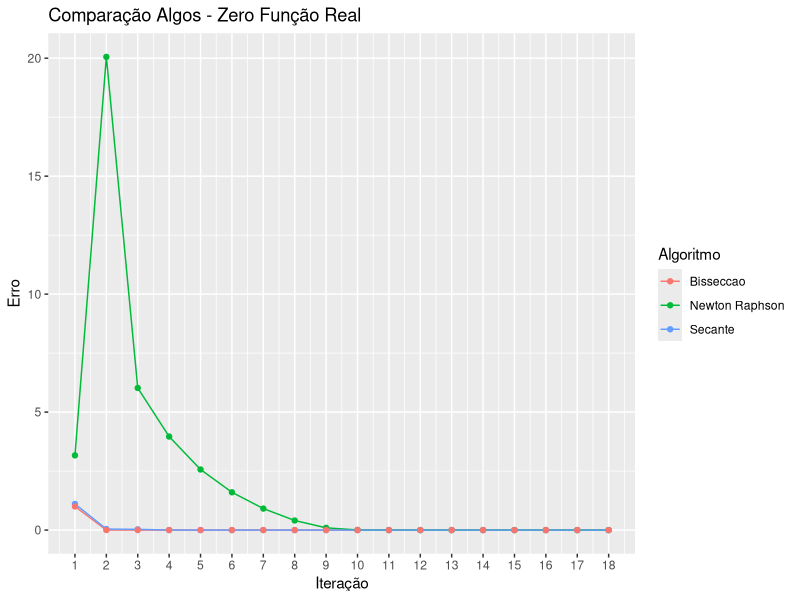

This figure's R source:
#============================================================================
# CALCULO NUMERICO
# RAIZES DE NúMEROS REAIS
# - METODO DA BISSECAO
#
# Versão 1.00 (2019) - 16.08.2019
# Autor: Prof. Giovanni Leopoldo Rozza (2019)
# Os algorítmos aqui implementados estão descritos no capítulo 2 do livro:
# 
#   RUGGIERO, Márcia A. Gomes; LOPES, Vera Lúcia da Rocha. 
#   Cálculo numérico: aspectos teóricos e computacionais. Makron Books do Brasil, 1997.
#
#============================================================================

# chama a bibliteca ggplot2 (gráfico) [tem que instalar o package antes]
library(ggplot2)

# diretorio de trabalho
setwd("G:/AULAS_ATUAL/Bagozzi/R_SOURCE/CALCULO_NUMERICO/CAP2_ZEROS_NR_REAIS")

# loga console em arquivo
sink("logconsole.txt", type = "output", append = FALSE, split = TRUE)

# define a funcao que se deseja obter o valor de f(x)
funcao_de_X <- function(dValorX) {
  dValor_fx <-   dValorX^3 - 9*dValorX + 3
  return(dValor_fx)
}

# define a funcao que se deseja-se obter o valor da derivada de f(x)
funcao_Derivada_de_X <- function(dValorX) {
  dValor_fx <-  3*dValorX^2 - 9 
  return(dValor_fx)
}


#============================================================================
# FUNCAO funcao_ZeroBissecao
#
# Parametros de Entradas
# dValorAk   --> valor inicial de a
# dValorAk   --> valor inicial de b
# dValorErro --> valor maximo de erro (para de iterar se sero < dValorErro & iIter=NULL)
# iIter=NULL  --> se não for null, ignora dValorErro e itera at? iIter
#
# # Parametros de Saída
# dataframe com o tipo de algo, erro, e ?ltimo valor de xk
#
#============================================================================
funcao_ZeroBissecao <- function(dValorAk,dValorBk,dValorErro,iIter=NULL)
{
  iTotalIteracoes <- 999
  
  if(!is.null(iIter))
  {
    iTotalIteracoes <- iIter
  }
  
  iConta<-1
  
  # dataframe com ak, bk, xk e f(xk)
  dfBissecao<- data.frame(    iCount<- integer(),
                              dAk  <-double(),
                              dBk  <-double(),
                              dXk  <-double(),
                              dfXk <-double()
  )
  
  dfAk<-  funcao_de_X(dValorAk) 
  dfBk<-  funcao_de_X(dValorBk) 
  dXk <-  0.5*(dValorAk + dValorBk)    
  dfXk<-   funcao_de_X(dXk) 
  
  # linha do dataframe a ser inserida
  dfB_temp<-data.frame( iConta,dValorAk,dValorBk,dXk,dfXk)
  # renomeia colunas do dataframe para o bind com dfBissecao
  names(dfB_temp)  <- c("iCount","dAk","dBk", "dXk","dfXk") 
  dfBissecao <- rbind( dfBissecao, dfB_temp)  # salva 1a iteracao no dataframe
  
  #imprime tabela
  print("|------------------------------------------------------------------------------------------------------------------------------------------|")
  print("|                                          ZERO DE FUNCAO REAL - MÉTODO DA BISSEÇAO                                                       |")
  print("|------------------------------------------------------------------------------------------------------------------------------------------|")
  
  linha<- sprintf("|             Intervalo [a,b] = [ % 12.8e, % 12.8e ]     Erro Máximo = [ % 12.8e ]                                 |",dValorAk,dValorBk,dValorErro)                                            
  print(linha)
  print("|------------------------------------------------------------------------------------------------------------------------------------------|")
  print("|         ak        |         bk        |     << xk >>      |      f(ak)        |      f(bk)       |       f(xk)       |        Erro       |")                         
  print("|------------------------------------------------------------------------------------------------------------------------------------------|")
  linha<- sprintf("| % 12.8e   | % 12.8e   | % 12.8e   | % 12.8e   | % 12.8e  | % 12.8e   | % 12.8e   |",dValorAk,dValorBk,dXk,dfAk,dfBk,dfXk,abs(dValorBk-dValorAk))  
  print(linha)
  print("|-------------------|-------------------|-------------------|-------------------|------------------|-------------------|-------------------|")
  
  while ( is.null(iIter) & ((abs(dValorBk-dValorAk) > dValorErro )) | ( !is.null(iIter) & (iConta < iTotalIteracoes) ) ) 
  {
    iConta <- iConta + 1
    if((dfAk > 0 & dfXk > 0) | (dfAk < 0 & dfXk < 0) )
    {
      dValorAk <- dXk
      dfAk<-  funcao_de_X(dValorAk) 
      
    }
    if((dfBk > 0 & dfXk > 0) | (dfBk < 0 & dfXk < 0) )
    {
      dValorBk <- dXk
      dfBk<-  funcao_de_X(dValorBk)
    }
    
    dXk <-  0.5*(dValorAk + dValorBk)  
    dfXk<-  funcao_de_X(dXk)
    
    # linha do dataframe a ser inserida
    dfB_temp<-data.frame( iConta,dValorAk,dValorBk,dXk,dfXk)
    # renomeia colunas do dataframe para o bind com dfBissecao
    names(dfB_temp)  <- c("iCount","dAk","dBk", "dXk","dfXk") 
    dfBissecao <- rbind( dfBissecao, dfB_temp)  # salva 1a iteracao no dataframe    
    
    linha<- sprintf("| % 12.8e   | % 12.8e   | % 12.8e   | % 12.8e   | % 12.8e  | % 12.8e   | % 12.8e   |",dValorAk,dValorBk,dXk,dfAk,dfBk,dfXk,abs(dValorAk-dValorBk))  
    
    print(linha)
    print("|-------------------|-------------------|-------------------|-------------------|------------------|-------------------|-------------------|")
  }
  
  # dataframe com ak, bk, xk e f(xk)
  dfComparaAlgos<- data.frame(cType <- character(),
                              Itera <- integer(),
                              dXk   <-double(),
                              dErro <-double()
  )
  
  for(ik in seq_len(nrow(dfBissecao)))
  {
    df_temp<-data.frame( "Bisseccao",dfBissecao$iCount[ik] ,dfBissecao$dXk[ik], abs(dfBissecao$dAk[ik] - dfBissecao$dBk[ik]) )
    # renomeia colunas do dataframe para o bind com dfPlot (tem que ter os mesmos nomes)
    names(df_temp)  <- c("cType", "Itera","dXk", "dErro") 
    dfComparaAlgos <- rbind( dfComparaAlgos, df_temp )   
    
  }
  
  return(dfComparaAlgos)
  
}


#============================================================================
# FUNCAO funcao_ZeroNewtonRaphson
#
# Parametros de Entradas
# dValorX    --> valor inicial de x
# dValorErro --> valor maximo de erro (para de iterar se sero < dValorErro & iIter=NULL)
# iIter=NULL  --> se n?o for null, ignora dValorErro e itera at? iIter
#
# # Parametros de Sa?da
# dataframe com o tipo de algo, erro, e ?ltimo valor de xk
#
#============================================================================
funcao_ZeroNewtonRaphson <- function(dValorX,dValorErro,iIter=NULL)
{
  
  
  iTotalIteracoes <- 999
  
  if(!is.null(iIter))
  {
    iTotalIteracoes <- iIter
  }
  
  iConta<-1
  
  # dataframe com xk e xk_1
  dfNR<- data.frame(          iCount<- integer(),
                              dXk  <-double(),
                              dXk_1  <-double() 
  )
  
  dfXk<-  funcao_de_X(dValorX) 
  dDer_Xk<-  funcao_Derivada_de_X(dValorX) 
  dValorXk_1 <- dValorX - (dfXk/dDer_Xk)
  
  # linha do dataframe a ser inserida
  dfNR_temp<-data.frame( iConta,dValorX,dValorXk_1 )
  # renomeia colunas do dataframe para o bind com dfBissecao
  names(dfNR_temp)  <- c("iCount","dXk","dXk_1") 
  dfNR <- rbind( dfNR, dfNR_temp)  # salva 1a iteracao no dataframe
  
  #imprime tabela
  print("|-----------------------------------------------------------|")
  print("|  ZERO DE FUNCAO REAL - MÉTODO DE NEWTON RAPHSON           |")
  print("|-----------------------------------------------------------|")
  
  linha<- sprintf("| Xk = [ % 12.8e ]  Erro Máx. = [ % 12.8e ] |",dValorX, dValorErro)                                            
  print(linha)
  print("|-----------------------------------------------------------|")
  print("|         xk        |      <<xk_1>>     |       Erro        |                                                                              |")
  print("|-----------------------------------------------------------|")
  linha<- sprintf("| % 12.8e   | % 12.8e   | % 12.8e   |",dValorX,dValorXk_1,abs(dValorX-dValorXk_1))  
  print(linha)
  print("|-------------------|-------------------|-------------------|")
  
  while ( is.null(iIter) & ((abs(dValorX-dValorXk_1) > dValorErro )) | ( !is.null(iIter) & (iConta < iTotalIteracoes) ) ) 
  {
    iConta <- iConta + 1
    dValorX <- dValorXk_1
    dfXk<-  funcao_de_X(dValorX) 
    dDer_Xk<-  funcao_Derivada_de_X(dValorX) 
    dValorXk_1 <- dValorX - (dfXk/dDer_Xk) 
    
    # linha do dataframe a ser inserida
    dfNR_temp<-data.frame( iConta,dValorX,dValorXk_1 )
    # renomeia colunas do dataframe para o bind com dfBissecao
    names(dfNR_temp)  <- c("iCount","dXk","dXk_1") 
    dfNR <- rbind( dfNR, dfNR_temp)  # salva 1a iteracao no dataframe
    
    linha<- sprintf("| % 12.8e   | % 12.8e   | % 12.8e   |",dValorX,dValorXk_1,abs(dValorX-dValorXk_1))  
    print(linha)
    print("|-------------------|-------------------|-------------------|")
  }
  
  # dataframe com dados do algoritmo
  dfComparaAlgos<- data.frame(cType <- character(),
                              Itera <- integer(),
                              dXk   <-double(),
                              dErro <-double()
  )
  
  for(ik in seq_len(nrow(dfNR)))
  {
    df_temp<-data.frame( "Newton Raphson",dfNR$iCount[ik],dfNR$dXk[ik], abs(dfNR$dXk[ik] - dfNR$dXk_1[ik]) )
    # renomeia colunas do dataframe para o bind com dfPlot (tem que ter os mesmos nomes)
    names(df_temp)  <- c("cType", "Itera","dXk", "dErro") 
    dfComparaAlgos <- rbind( dfComparaAlgos, df_temp )   
    
  }
  
  return(dfComparaAlgos)
  
}





#============================================================================
# FUNCAO funcao_ZeroSecante
#
# Parametros de Entradas
# dValorXk_m1   --> valor inicial de x0
# dValorXk_0    --> valor inicial de x1
# dValorErro --> valor maximo de erro (para de iterar se sero < dValorErro & iIter=NULL)
# iIter=NULL  --> se não for null, ignora dValorErro e itera até iIter
#
# # Parametros de Saída
# dataframe com o tipo de algo, erro, e último valor de xk
#
#============================================================================
funcao_ZeroSecante <- function(dValorXk_m1,dValorXk_0,dValorErro,iIter=NULL)
{
  iTotalIteracoes <- 999
  
  if(!is.null(iIter))
  {
    iTotalIteracoes <- iIter
  }
  
  iConta<-1
  
  # dataframe com xk e xk_1
  dfSecante<- data.frame(           iCount<- integer(),
                                    dXk_m1  <-double(),
                                    dXk_0   <-double(),
                                    dXk_1   <-double() 
  )
  
  # calcula 1a iteracao
  dfXk_m1<-  funcao_de_X(dValorXk_m1) 
  dfXfk_0<-  funcao_de_X(dValorXk_0) 
  dValorXk_1 <- ( (dValorXk_m1)*dfXfk_0 - ( dValorXk_0*dfXk_m1 ) )/(dfXfk_0 - dfXk_m1 )
  
  # linha do dataframe a ser inserida
  dfSec_temp<-data.frame( iConta,dValorXk_m1,dValorXk_0,dValorXk_1 )
  # renomeia colunas do dataframe para o bind com dfBissecao
  names(dfSec_temp)  <- c("iCount","dXk_m1","dXk_0","dXk_1") 
  dfSecante <- rbind( dfSecante, dfSec_temp)  # salva 1a iteracao no dataframe
  
  #imprime tabela
  print("|-------------------------------------------------------------------------------|")
  print("|        ZERO DE FUNCAO REAL - MÉTODO DA SECANTE                                |")
  print("|-------------------------------------------------------------------------------|")
  
  linha<- sprintf("| [xo,x1] = [ % 12.8e, % 12.8e ] Erro Máx. = [ % 12.8e ]|",dValorXk_m1,dValorXk_0,dValorErro)                                            
  print(linha)
  print("|-------------------------------------------------------------------------------|")
  print("|         xk-1      |         xk        |      <<xk+1>>     |        Erro       |")                         
  print("|-------------------------------------------------------------------------------|")
  linha<- sprintf("| % 12.8e   | % 12.8e   | % 12.8e   | % 12.8e   |",dValorXk_m1,dValorXk_0,dValorXk_1,abs(dValorXk_0 - dValorXk_1))  
  print(linha)
  print("|-------------------|-------------------|-------------------|-------------------|")
  
  while ( is.null(iIter) & ((abs(dValorXk_0 - dValorXk_1) > dValorErro )) | ( !is.null(iIter) & (iConta < iTotalIteracoes) ) ) 
  {
    iConta <- iConta + 1
    
    # atualiza valores
    dValorXk_m1 <- dValorXk_0
    dValorXk_0  <- dValorXk_1
    
    
    dfXk_m1<-  funcao_de_X(dValorXk_m1) 
    dfXfk_0<-  funcao_de_X(dValorXk_0) 
    
    dValorXk_1 =  ( (dValorXk_m1)*dfXfk_0 - ( dValorXk_0*dfXk_m1 ) )/(dfXfk_0 - dfXk_m1 )
    
    # se diferen?a muito pequena, f(xk_0) - f(Xk_m1) -->0 e valor tende a Inf
    if(is.nan(dValorXk_1))
    {
      dValorXk_1<-dValorXk_0
    }
    
    # linha do dataframe a ser inserida
    dfSec_temp<-data.frame( iConta,dValorXk_m1,dValorXk_0,dValorXk_1 )
    # renomeia colunas do dataframe para o bind com dfBissecao
    names(dfSec_temp)  <- c("iCount","dXk_m1","dXk_0","dXk_1") 
    dfSecante <- rbind( dfSecante, dfSec_temp)  # salva 1a iteracao no dataframe  
    
    linha<- sprintf("| % 12.8e   | % 12.8e   | % 12.8e   | % 12.8e   |",dValorXk_m1,dValorXk_0,dValorXk_1,abs(dValorXk_0 - dValorXk_1))  
    
    print(linha)
    print("|-------------------|-------------------|-------------------|-------------------|")
  }
  
  # dataframe com dados do algoritmo
  dfComparaAlgos<- data.frame(cType <- character(),
                              Itera <- integer(),
                              dXk   <-double(),
                              dErro <-double()
  )
  
  for(ik in seq_len(nrow(dfSecante)))
  {
    df_temp<-data.frame( "Secante",dfSecante$iCount[ik],dfSecante$dXk_1[ik], abs(dfSecante$dXk_0[ik] - dfSecante$dXk_1[ik]) )
    # renomeia colunas do dataframe para o bind com dfPlot (tem que ter os mesmos nomes)
    names(df_temp)  <- c("cType", "Itera","dXk", "dErro") 
    dfComparaAlgos <- rbind( dfComparaAlgos, df_temp )   
  }
  
  return(dfComparaAlgos)
  
}




###########
#TODOS
###########
ITERACOES<-18   # define o nr de iteracoes desejadas
ERRO<-0.01       # define erro max (SE ITERACOES DIFERENTE DE NULL, IGNORA ESSE PARAMETRO)
###########
#BISSECCAO
###########
VALOR_A <- 1
VALOR_B <- 2
################
#NEWTON RAPHSON
################
NR_Xo<-1.5
################
#SECANTE
################
Sec_Xo <- 3
Sec_X1 <- 4


# monta dataframe com resultados das execucoes
dfResultados <- funcao_ZeroNewtonRaphson(NR_Xo,ERRO,ITERACOES)
dfResultados <- rbind( dfResultados, funcao_ZeroSecante(Sec_Xo,Sec_X1,ERRO,ITERACOES) )   
dfResultados <- rbind( dfResultados, funcao_ZeroBissecao(VALOR_A,VALOR_B,ERRO,ITERACOES))   


#converte cType em factor (gr?fico multiplas linhas)
dfResultados$cType<-factor(dfResultados$cType)

#require(ggplot2) ja chamei a lib no comeco do codigo

# imprime resultados no mesmo gr?fico
ggplot(dfResultados,aes(y=dErro, x=Itera, colour=cType,group=cType)) +ggtitle("Comparação Algos - Zero Função Real") + 
  geom_line() + geom_point()+ ylab("Erro") + xlab("Iteração") + labs(color = "Algoritmo") +
  scale_x_continuous(breaks = seq_len(ITERACOES))


# retorna console
sink(NULL, type = "output")

